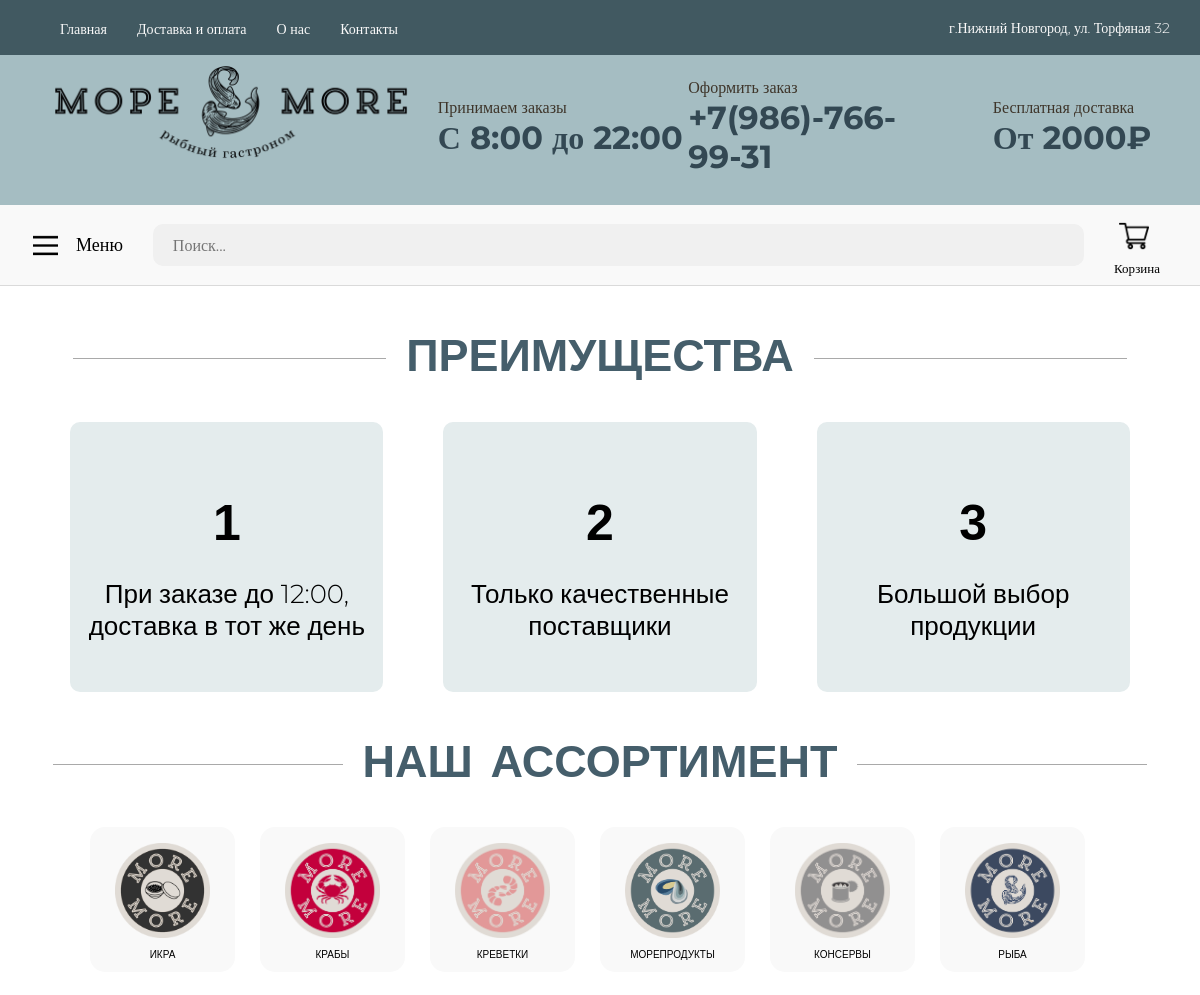
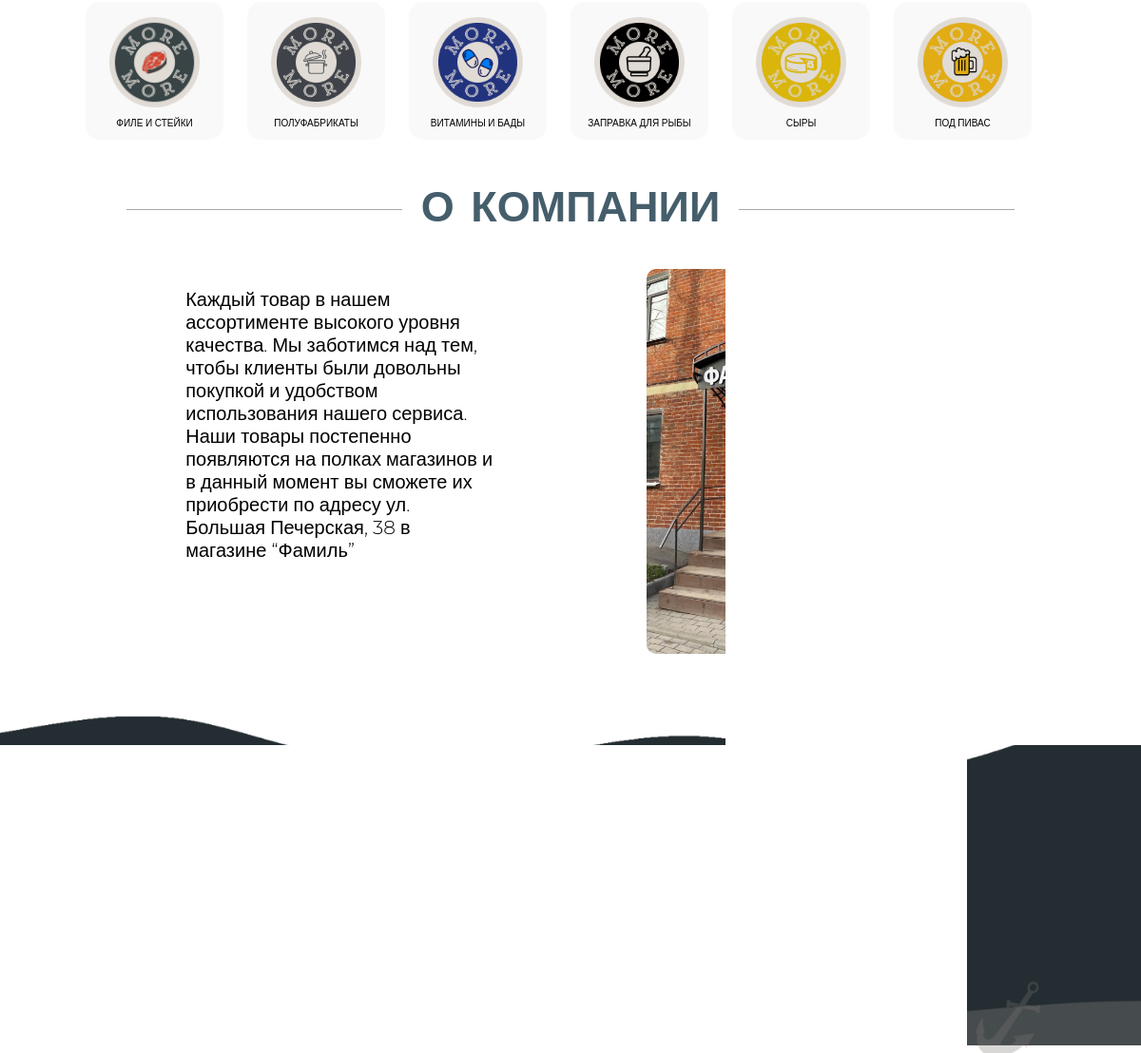
The page /about/ on the database its author committed (2 pictures, top to bottom).
### main/models.py (models this page shows, shortened)
class CategoryModel(models.Model):
    name = models.CharField(verbose_name="Название", max_length=40, blank=False)
    image = models.ImageField(upload_to="images/icons/", verbose_name="Название категории")
    slug = models.SlugField(unique=True, max_length=100)
    class Meta:
        verbose_name = 'Категория'
        verbose_name_plural = 'Категории'

### main/views.py (the view)
# urls.py: path('about/', about, name='about'),
def about(request) -> HttpResponse:
    categories = CategoryModel.objects.all()
    context = {
        'categories': categories
    }
    return render(request, 'main/about.html', context=context)

### main/templates/main/about.html (shortened to what this page needs)
{% extends "main/base.html" %}
{% load static %}
{% block content %}
{% include "main/components/header.html" with query="" %}
<main>
    <section class="items-4-block" id="home-section">
        <div class="site-container to-center">
            <div class="content">
                <div class="title-section" id="why-us-block">
                    <div class="stick"></div>
                    <h1>Преимущества</h1>
                    <div class="stick"></div>
                </div>
                <div class="site-container to-center about-us-block">
                    <div class="block-about">
                        <h1>1</h1>
                        <p>При заказе до 12:00, доставка в тот же день</p>
                    </div>
                    <div class="block-about">
                        <h1>2</h1>
                        <p>Только качественные поставщики</p>
                    </div>
                    <div class="block-about">
                        <h1>3</h1>
                        <p>Большой выбор продукции</p>
                    </div>
                </div>
            </div>
        </div>
    </section>
    <section class="items-4-block">
        <div class="site-container to-center">
            <div class="content">
                <div class="title-section" id="categories-us-block">
                    <div class="stick"></div>
                    <h1>Наш ассортимент</h1>
                    <div class="stick"></div>
                </div>
                <div class="site-container to-center about-us-block all-categories">
                    <div class="category-container">
                        {% for category in categories %}
                            <a class="category-us-icon" href="/items/{{ category.slug }}">
                                <img src="/media/{{ category.image }}">
                                <p>{{ category.name }}</p>
                            </a>
                        {% endfor %}
                    </div>
                </div>
            </div>
        </div>
    </section>
    <section class="items-4-block">
        <div class="site-container to-center">
            <div class="content">
                <div class="title-section" id="categories-us-block">
                    <div class="stick"></div>
                    <h1>О компании</h1>
                    <div class="stick"></div>
                </div>
                <div class="site-container to-center about-us-block about-company">
                    <p>Каждый товар в нашем ассортименте высокого уровня качества. Мы заботимся над тем, чтобы клиенты были довольны покупкой и удобством использования нашего сервиса.
                        <br>Наши товары постепенно появляются на полках магазинов и в данный момент вы сможете их приобрести по адресу ул. Большая Печерская, 38 в магазине “Фамиль”</p>
                    <img src="{% static 'main/images/mockups/Фамиль.png' %}">
                </div>
            </div>
        </div>
    </section>
</main>
{% include "main/components/footer.html" %}
{% endblock content %}

### main/static/main/css/main.css (style rules this page uses)
body { margin: 0; padding: 0; }
h1 { font-family: "Noto Sans Tai Tham", sans-serif; }
.title-section { display: flex; text-transform: uppercase; width: 100%; text-align: center; font-size: 30px; color: #455e6b; align-items: center; justify-content: center; margin-bottom: -10px; }
.title-section h1 { width: auto; margin-left: 20px; margin-right: 20px; }
.stick { height : 1px; background-color: #a9a9a9; }
.items-4-block { display: flex; justify-content: center; }
.items-4-block .stick { width : 35%; }
.site-container { display: flex; max-width: 1480px; width : 100%; height : auto; }
.to-center { display: flex; justify-content: center; align-items: center; }
#why-us-block .stick { width: 27%; }
.about-us-block { width : calc(100vw - 40px); height : auto; display: flex; justify-content: center; align-items: center; gap: 60px; }
.block-about { width: 27%; height : 270px; background-color: #e4eced; display: flex; justify-content: center; align-items: center; flex-direction: column; border-radius: 10px; }
.block-about h1 { font-size: 50px; }
.block-about p { margin-top: -30px; font-size: 26px; text-align: center; width: 90%; font-family: "Montserrat", sans-serif; font-weight: 300; }
#categories-us-block .stick { width: 25%; }
.all-categories { gap: 45px; flex-wrap: wrap; }
.category-us-icon { width : 145px; height : 145px; background-color: #f9f9f9; display: flex; flex-direction: column; justify-content: center; align-items: center; text-decoration: none; color: #000000; border-radius: 15px; }
.category-container img { margin-top: 15px; width: 95px; height: 95px; }
.category-container { width: calc(145px * 6 + 25px * 6); gap : 25px; display: flex; flex-wrap: wrap; }
.category-us-icon p { text-transform: uppercase; font-family: "Montserrat", sans-serif; font-size: 10px; margin-top: 10px; }
.about-company { display: flex; align-items: flex-start; }
.about-company p { font-family: "Montserrat", sans-serif; font-weight: 300; font-size: 20px; width: 28%; margin-right: 100px; }
.about-company img { width: 28%; border-radius: 10px; }

### rows shown on the page
CategoryModel: image (picture), name "ИКРА"
CategoryModel: image (picture), name "КРАБЫ"
CategoryModel: image (picture), name "КРЕВЕТКИ"
CategoryModel: image (picture), name "МОРЕПРОДУКТЫ"
CategoryModel: image (picture), name "КОНСЕРВЫ"
CategoryModel: image (picture), name "РЫБА"
CategoryModel: image (picture), name "ФИЛЕ И СТЕЙКИ"
CategoryModel: image (picture), name "ПОЛУФАБРИКАТЫ"
CategoryModel: image (picture), name "ВИТАМИНЫ И БАДЫ"
CategoryModel: image (picture), name "ЗАПРАВКА ДЛЯ РЫБЫ"
CategoryModel: image (picture), name "СЫРЫ"
CategoryModel: image (picture), name "ПОД ПИВАС"
